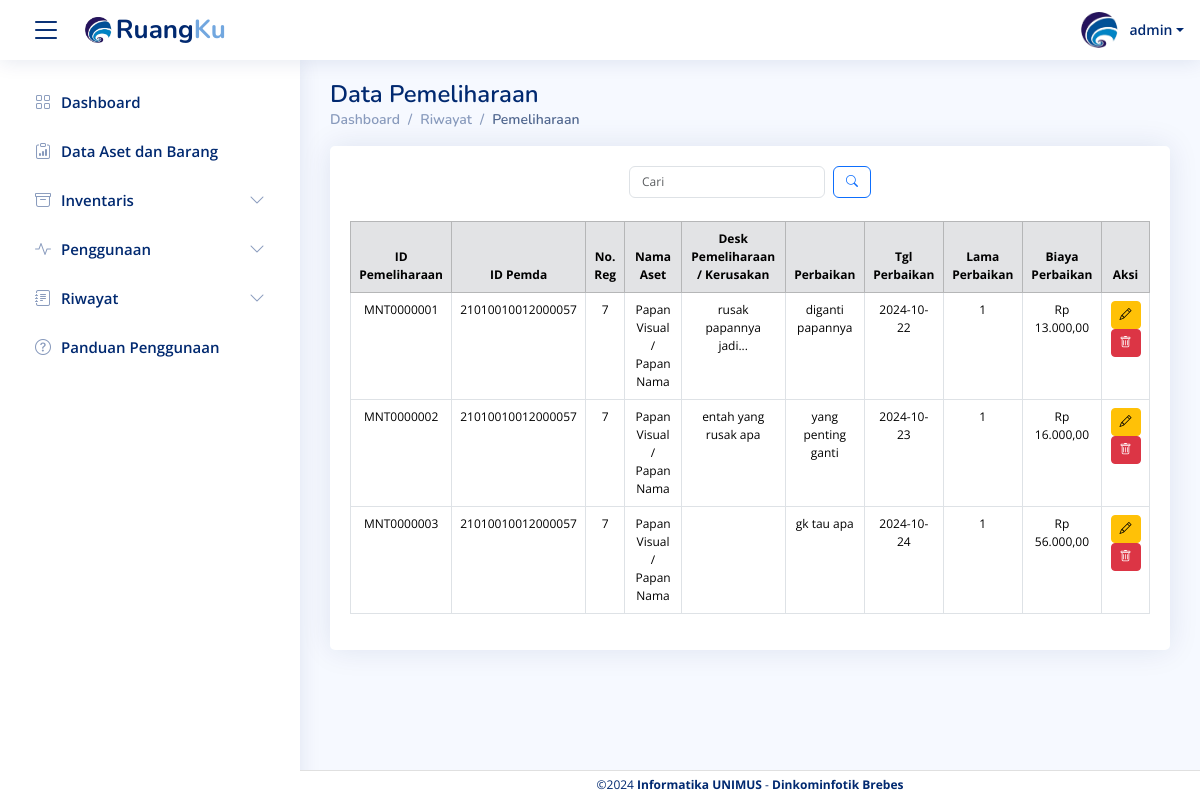
Before: /Data_pemeliharaan.php (signed in) with the older database file.
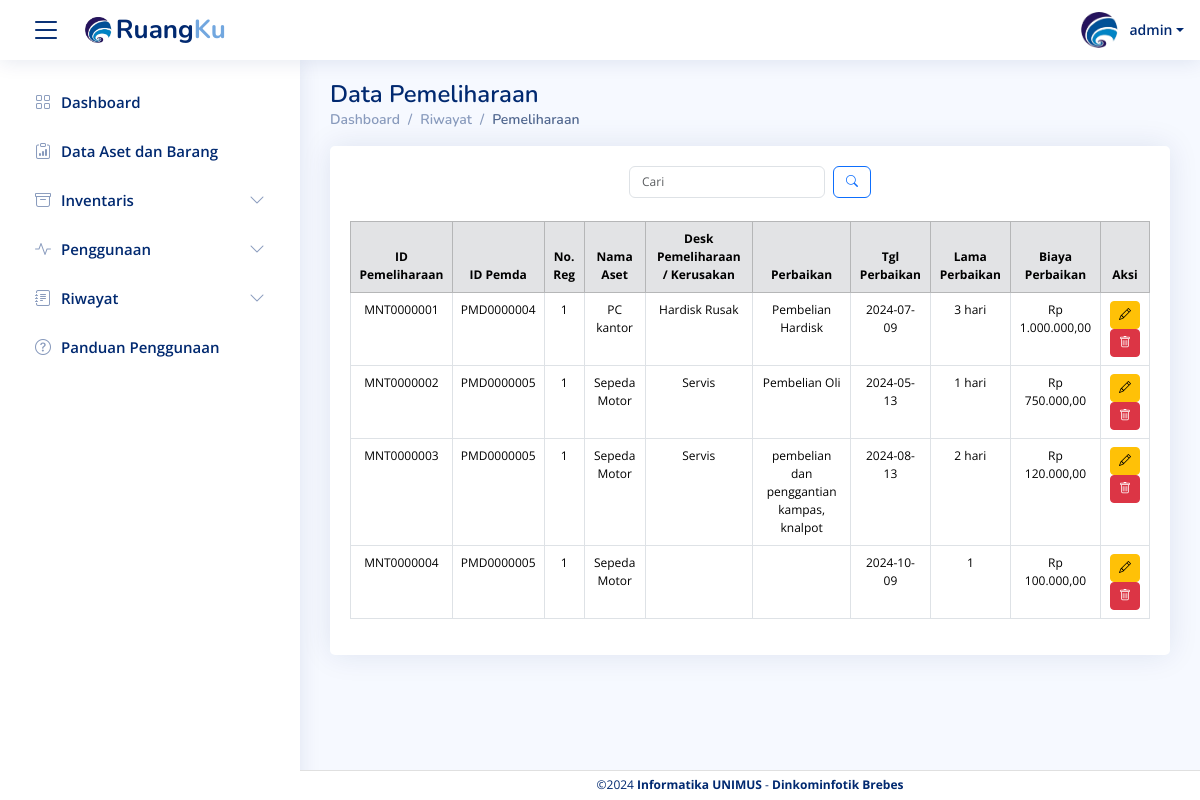
After: the same page with the newer database file.
### tables this page shows
CREATE TABLE `data_pemeliharaan` (
  `id_pemeliharaan` varchar(50) NOT NULL,
  `id_barang_pemda` varchar(50) DEFAULT NULL,
  `kode_barang` varchar(50) NOT NULL,
  `desk_pemeliharaan` text,
  `perbaikan` text,
  `tgl_perbaikan` date DEFAULT NULL,
  `lama_perbaikan` varchar(50) DEFAULT NULL,
  `biaya_perbaikan` decimal(15,2) DEFAULT NULL
);

CREATE TABLE `data_barang` (
  `id_barang_pemda` varchar(50) NOT NULL,
  `kode_barang` varchar(50) NOT NULL,
  `nama_barang` varchar(100) NOT NULL,
  `no_regristrasi` varchar(50) DEFAULT NULL,
  `kode_pemilik` varchar(50) DEFAULT NULL,
  `id_ruang_asal` varchar(100) DEFAULT NULL,
  `nama_ruang_asal` varchar(100) DEFAULT NULL,
  `bidang_ruang_asal` varchar(100) DEFAULT NULL,
  `tempat_ruang_asal` varchar(100) DEFAULT NULL,
  `id_ruang_sekarang` varchar(100) DEFAULT NULL,
  `bidang_ruang_sekarang` varchar(100) DEFAULT NULL,
  `tempat_ruang_sekarang` varchar(100) DEFAULT NULL,
  `tgl_pembelian` date DEFAULT NULL,
  `tgl_pembukuan` date DEFAULT NULL,
  `merk` varchar(100) DEFAULT NULL,
  `type` varchar(100) DEFAULT NULL,
  `kategori` varchar(100) DEFAULT NULL,
  `ukuran_CC` varchar(50) DEFAULT NULL,
  `no_pabrik` varchar(50) DEFAULT NULL,
  `no_rangka` varchar(50) DEFAULT NULL,
  `no_bpkb` varchar(50) DEFAULT NULL,
  `bahan` varchar(100) DEFAULT NULL,
  `no_mesin` varchar(50) DEFAULT NULL,
  `no_polisi` varchar(50) DEFAULT NULL,
  `kondisi_barang` varchar(50) DEFAULT NULL,
  `masa_manfaat` varchar(50) DEFAULT NULL,
  `harga_awal` decimal(15,2) DEFAULT NULL,
  `harga_total` decimal(15,2) DEFAULT NULL,
  `keterangan` text,
  `foto_barang` varchar(255) DEFAULT NULL,
  `nama_ruang_sekarang` varchar(100) DEFAULT NULL,
  `is_updated` tinyint(1) DEFAULT '0'
);

### Data_pemeliharaan.php (the view, shortened to what this page needs)
<?php include("component/header.php"); ?>
<?php include("koneksi/koneksi.php");
$limit = isset($_GET['limit']) ? max(1, (int)$_GET['limit']) : 10;
$page = isset($_GET['page']) ? max(1, (int)$_GET['page']) : 1;
$start = ($page - 1) * $limit;
$search_query = "";
$search_params = [];
$param_types = "";
$sql = "SELECT dp.*, db.no_regristrasi, db.nama_barang, db.harga_awal, db.harga_total
        FROM data_pemeliharaan dp
        JOIN data_barang db ON dp.id_barang_pemda = db.id_barang_pemda
        $search_query
        LIMIT ?, ?";
$search_params[] = $start;
$search_params[] = $limit;
$param_types .= "ii";
$stmt = mysqli_prepare($conn, $sql);
if ($param_types) {
    mysqli_stmt_bind_param($stmt, $param_types, ...$search_params);
}
mysqli_stmt_execute($stmt);
$result = mysqli_stmt_get_result($stmt);
?>
<main id="main" class="main">
  <div class="pagetitle">
    <h1>Data Pemeliharaan</h1>
    <nav>
      <ol class="breadcrumb">
        <li class="breadcrumb-item"><a href="home.php">Dashboard</a></li>
        <li class="breadcrumb-item">Riwayat</li>
        <li class="breadcrumb-item active">Pemeliharaan</li>
      </ol>
    </nav>
  </div>
  <div class="card">
    <div class="card-body" style="padding-top: 20px;">
      <div class="d-flex justify-content-between align-items-center mb-2">
        <div class="flex-grow-1 d-flex justify-content-center">
          <div class="search-bar position-relative">
            <form class="search-form d-flex align-items-center" method="GET" action="">
              <input type="text" id="search-input" name="query" placeholder="Cari" class="form-control pe-5" value="<?= isset($_GET['query']) ? htmlspecialchars($_GET['query']) : ''; ?>" oninput="toggleClearButton()">
              <button type="submit" title="Cari" class="btn btn-outline-primary ms-2">
                <i class="bi bi-search"></i>
              </button>
            </form>
          </div>
        </div>
      </div>
      <div class="table-responsive" style="padding-top: 15px;">
        <table class="table table-bordered" style="font-size: 14px;">
          <thead class="table-secondary text-center">
            <tr>
              <th scope="col">ID Pemeliharaan</th>
              <th scope="col">ID Pemda</th>
              <th scope="col">No. Reg</th>
              <th scope="col">Nama Aset</th>
              <th scope="col">Desk Pemeliharaan / Kerusakan</th>
              <th scope="col">Perbaikan</th>
              <th scope="col">Tgl Perbaikan</th>
              <th scope="col">Lama Perbaikan</th>
              <th scope="col">Biaya Perbaikan</th>
              <th scope="col">Aksi</th>
            </tr>
          </thead>
          <tbody>
            <?php
            if (mysqli_num_rows($result) > 0) {
              while ($row = mysqli_fetch_assoc($result)) {
                echo "<tr class='text-center'>
                        <td>{$row['id_pemeliharaan']}</td>
                        <td>{$row['id_barang_pemda']}</td>
                        <td>{$row['no_regristrasi']}</td>
                        <td>{$row['nama_barang']}</td>
                        <td>{$row['desk_pemeliharaan']}</td>
                        <td>{$row['perbaikan']}</td>
                        <td>{$row['tgl_perbaikan']}</td>
                        <td>{$row['lama_perbaikan']}</td>
                        <td>Rp " . number_format($row['biaya_perbaikan'], 2, ',', '.') . "</td>
                        <td>
                          <a href='frm_edit_pemeliharaan.php?id_pemeliharaan={$row['id_pemeliharaan']}' class='btn btn-warning btn-sm' data-bs-toggle='tooltip' title='Edit'>
                            <i class='bi bi-pencil'></i>
                          </a>
                          <button class='btn btn-danger btn-sm btn-hapus' data-id_pemeliharaan='{$row['id_pemeliharaan']}' title='Hapus'>
                            <i class='bi bi-trash'></i>
                          </button>
                        </td>
                      </tr>";
              }
            } else {
              echo "<tr><td colspan='10' class='text-center'>Tidak ada data yang ditemukan</td></tr>";
            }
            ?>
          </tbody>
        </table>
      </div>
    </div>
  </div>
</main>
<?php include("component/footer.php"); ?>

Changed rows visible on the page:
changed data_pemeliharaan "MNT0000001": id_barang_pemda "21010010012000057" → "PMD0000004"; id_barang_pemda.no_regristrasi "7" → "1"; id_barang_pemda.nama_barang "Papan Visual / Papan Nama" → "PC kantor"; desk_pemeliharaan "rusak papannya jadi..." → "Hardisk Rusak"; perbaikan "diganti papannya" → "Pembelian Hardisk"; tgl_perbaikan "2024-10-22" → "2024-07-09"; lama_perbaikan "1" → "3 hari"; biaya_perbaikan "13.000,00" → "1.000.000,00"
changed data_pemeliharaan "MNT0000002": id_barang_pemda "21010010012000057" → "PMD0000005"; id_barang_pemda.no_regristrasi "7" → "1"; id_barang_pemda.nama_barang "Papan Visual / Papan Nama" → "Sepeda Motor"; desk_pemeliharaan "entah yang rusak apa" → "Servis"; perbaikan "yang penting ganti" → "Pembelian Oli"; tgl_perbaikan "2024-10-23" → "2024-05-13"; lama_perbaikan "1" → "1 hari"; biaya_perbaikan "16.000,00" → "750.000,00"
changed data_pemeliharaan "MNT0000003": id_barang_pemda "21010010012000057" → "PMD0000005"; id_barang_pemda.no_regristrasi "7" → "1"; id_barang_pemda.nama_barang "Papan Visual / Papan Nama" → "Sepeda Motor"; desk_pemeliharaan (not shown) → "Servis"; perbaikan "gk tau apa" → "pembelian dan penggantian kampas, knalpot"; tgl_perbaikan "2024-10-24" → "2024-08-13"; lama_perbaikan "1" → "2 hari"; biaya_perbaikan "56.000,00" → "120.000,00"
added data_pemeliharaan: id_pemeliharaan "MNT0000004", id_barang_pemda "PMD0000005", id_barang_pemda.no_regristrasi "1", id_barang_pemda.nama_barang "Sepeda Motor", tgl_perbaikan "2024-10-09", lama_perbaikan "1", biaya_perbaikan "100.000,00"
